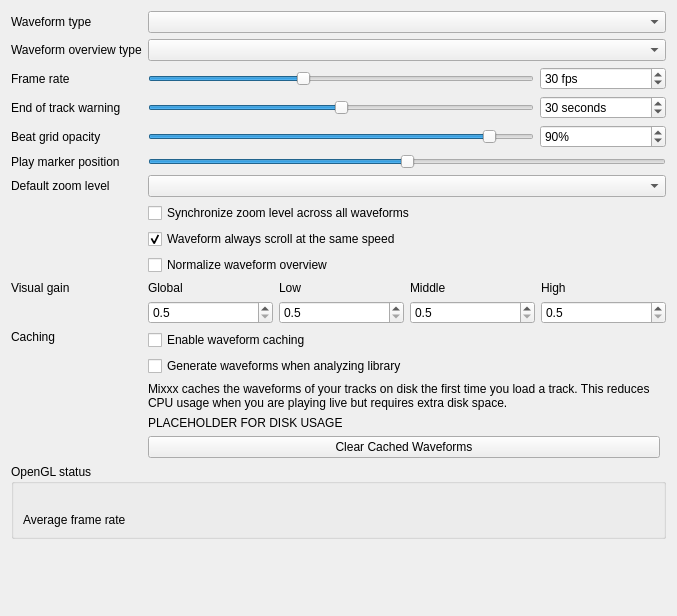
<?xml version="1.0" encoding="UTF-8"?>
<ui version="4.0">
 <class>DlgPrefWaveformDlg</class>
 <widget class="QWidget" name="DlgPrefWaveformDlg">
  <property name="geometry">
   <rect>
    <x>0</x>
    <y>0</y>
    <width>677</width>
    <height>616</height>
   </rect>
  </property>
  <property name="windowTitle">
   <string>Waveform Preferences</string>
  </property>
  <layout class="QGridLayout" name="gridLayout">
   <item row="0" column="0">
    <layout class="QGridLayout" name="gridLayout_2">
     <item row="0" column="0">
      <widget class="QLabel" name="waveformTypeLabel">
       <property name="sizePolicy">
        <sizepolicy hsizetype="Preferred" vsizetype="Preferred">
         <horstretch>0</horstretch>
         <verstretch>0</verstretch>
        </sizepolicy>
       </property>
       <property name="toolTip">
        <string extracomment="The big waveform summary shows the waveform envelope of the track near the current playback position."/>
       </property>
       <property name="text">
        <string>Waveform type</string>
       </property>
       <property name="alignment">
        <set>Qt::AlignLeading|Qt::AlignLeft|Qt::AlignVCenter</set>
       </property>
       <property name="buddy">
        <cstring>waveformTypeComboBox</cstring>
       </property>
      </widget>
     </item>
     <item row="1" column="0">
      <widget class="QLabel" name="waveformOverviewLabel">
       <property name="toolTip">
        <string extracomment="The smaller, zoomed-out version of the waveform shows the various markers within the track as well as the waveform envelope of the entire track."/>
       </property>
       <property name="text">
        <string>Waveform overview type</string>
       </property>
      </widget>
     </item>
     <item row="1" column="1" colspan="3">
      <widget class="QComboBox" name="waveformOverviewComboBox">
       <property name="toolTip">
        <string>The waveform overview shows the waveform envelope of the entire track.
Select from different types of displays for the waveform overview, which differ primarily in the level of detail shown in the waveform.</string>
       </property>
      </widget>
     </item>
     <item row="0" column="1" colspan="3">
      <widget class="QComboBox" name="waveformTypeComboBox">
       <property name="toolTip">
        <string>The waveform shows the waveform envelope of the track near the current playback position.
Select from different types of displays for the waveform, which differ primarily in the level of detail shown in the waveform.</string>
       </property>
      </widget>
     </item>
     <item row="2" column="0">
      <widget class="QLabel" name="frameRateLabel">
       <property name="text">
        <string>Frame rate</string>
       </property>
       <property name="alignment">
        <set>Qt::AlignLeading|Qt::AlignLeft|Qt::AlignVCenter</set>
       </property>
       <property name="buddy">
        <cstring>frameRateSlider</cstring>
       </property>
      </widget>
     </item>
     <item row="2" column="1" colspan="2">
      <widget class="QSlider" name="frameRateSlider">
       <property name="sizePolicy">
        <sizepolicy hsizetype="Preferred" vsizetype="Fixed">
         <horstretch>0</horstretch>
         <verstretch>0</verstretch>
        </sizepolicy>
       </property>
       <property name="maximumSize">
        <size>
         <width>16777215</width>
         <height>16777215</height>
        </size>
       </property>
       <property name="minimum">
        <number>10</number>
       </property>
       <property name="maximum">
        <number>60</number>
       </property>
       <property name="value">
        <number>30</number>
       </property>
       <property name="orientation">
        <enum>Qt::Horizontal</enum>
       </property>
      </widget>
     </item>
     <item row="2" column="3">
      <widget class="QSpinBox" name="frameRateSpinBox">
       <property name="toolTip">
        <string/>
       </property>
       <property name="suffix">
        <string> fps</string>
       </property>
       <property name="minimum">
        <number>10</number>
       </property>
       <property name="maximum">
        <number>60</number>
       </property>
       <property name="value">
        <number>30</number>
       </property>
      </widget>
     </item>
     <item row="3" column="0">
      <widget class="QLabel" name="endOfTrackWarningTimeLabel">
       <property name="text">
        <string>End of track warning</string>
       </property>
       <property name="alignment">
        <set>Qt::AlignLeading|Qt::AlignLeft|Qt::AlignVCenter</set>
       </property>
       <property name="buddy">
        <cstring>endOfTrackWarningTimeSlider</cstring>
       </property>
      </widget>
     </item>
     <item row="3" column="1" colspan="2">
      <widget class="QSlider" name="endOfTrackWarningTimeSlider">
       <property name="sizePolicy">
        <sizepolicy hsizetype="Preferred" vsizetype="Fixed">
         <horstretch>0</horstretch>
         <verstretch>0</verstretch>
        </sizepolicy>
       </property>
       <property name="maximumSize">
        <size>
         <width>16777215</width>
         <height>16777215</height>
        </size>
       </property>
       <property name="toolTip">
        <string>Highlight the waveforms when the last seconds of a track remains.</string>
       </property>
       <property name="minimum">
        <number>0</number>
       </property>
       <property name="maximum">
        <number>60</number>
       </property>
       <property name="value">
        <number>30</number>
       </property>
       <property name="orientation">
        <enum>Qt::Horizontal</enum>
       </property>
      </widget>
     </item>
     <item row="3" column="3">
      <widget class="QSpinBox" name="endOfTrackWarningTimeSpinBox">
       <property name="toolTip">
        <string>Highlight the waveforms when the last seconds of a track remains.</string>
       </property>
       <property name="suffix">
        <string> seconds</string>
       </property>
       <property name="minimum">
        <number>0</number>
       </property>
       <property name="maximum">
        <number>60</number>
       </property>
       <property name="value">
        <number>30</number>
       </property>
      </widget>
     </item>
     <item row="4" column="0">
      <widget class="QLabel" name="BeatgridWaveform">
       <property name="toolTip">
        <string/>
       </property>
       <property name="midLineWidth">
        <number>6</number>
       </property>
       <property name="text">
        <string>Beat grid opacity</string>
       </property>
       <property name="alignment">
        <set>Qt::AlignLeading|Qt::AlignLeft|Qt::AlignVCenter</set>
       </property>
      </widget>
     </item>
     <item row="4" column="1" colspan="2">
      <widget class="QSlider" name="beatGridAlphaSlider">
       <property name="maximum">
        <number>100</number>
       </property>
       <property name="value">
        <number>90</number>
       </property>
       <property name="orientation">
        <enum>Qt::Horizontal</enum>
       </property>
      </widget>
     </item>
     <item row="4" column="3">
      <widget class="QSpinBox" name="beatGridAlphaSpinBox">
       <property name="toolTip">
        <string>Set amount of opacity on beat grid lines.</string>
       </property>
       <property name="suffix">
        <string>%</string>
       </property>
       <property name="maximum">
        <number>100</number>
       </property>
       <property name="value">
        <number>90</number>
       </property>
      </widget>
     </item>
     <item row="5" column="0">
      <widget class="QLabel" name="label">
       <property name="text">
        <string>Play marker position</string>
       </property>
      </widget>
     </item>
     <item row="5" column="1" colspan="3">
      <widget class="QSlider" name="playMarkerPositionSlider">
       <property name="sizePolicy">
        <sizepolicy hsizetype="Preferred" vsizetype="Fixed">
         <horstretch>0</horstretch>
         <verstretch>0</verstretch>
        </sizepolicy>
       </property>
       <property name="maximumSize">
        <size>
         <width>16777215</width>
         <height>16777215</height>
        </size>
       </property>
       <property name="toolTip">
        <string>Moves the play marker position on the waveforms to the left, right or center (default).</string>
       </property>
       <property name="minimum">
        <number>0</number>
       </property>
       <property name="maximum">
        <number>100</number>
       </property>
       <property name="value">
        <number>50</number>
       </property>
       <property name="orientation">
        <enum>Qt::Horizontal</enum>
       </property>
      </widget>
     </item>
     <item row="6" column="0">
      <widget class="QLabel" name="defaultZoomLabel">
       <property name="text">
        <string extracomment="Waveform zoom">Default zoom level</string>
       </property>
       <property name="alignment">
        <set>Qt::AlignLeading|Qt::AlignLeft|Qt::AlignVCenter</set>
       </property>
       <property name="buddy">
        <cstring>defaultZoomComboBox</cstring>
       </property>
      </widget>
     </item>
     <item row="6" column="1" colspan="3">
      <widget class="QComboBox" name="defaultZoomComboBox"/>
     </item>
     <item row="7" column="1" colspan="3">
      <widget class="QCheckBox" name="synchronizeZoomCheckBox">
       <property name="toolTip">
        <string>Synchronize zoom level across all waveform displays.</string>
       </property>
       <property name="text">
        <string>Synchronize zoom level across all waveforms</string>
       </property>
      </widget>
     </item>
     <item row="9" column="1">
      <widget class="QCheckBox" name="normalizeOverviewCheckBox">
       <property name="text">
        <string>Normalize waveform overview</string>
       </property>
      </widget>
     </item>
     <item row="10" column="0">
      <widget class="QLabel" name="visualGainLabel">
       <property name="text">
        <string>Visual gain</string>
       </property>
       <property name="alignment">
        <set>Qt::AlignLeading|Qt::AlignLeft|Qt::AlignTop</set>
       </property>
       <property name="buddy">
        <cstring>allVisualGain</cstring>
       </property>
      </widget>
     </item>
     <item row="10" column="1" colspan="3">
      <layout class="QGridLayout" name="gridLayout_3">
       <item row="1" column="2">
        <widget class="QDoubleSpinBox" name="midVisualGain">
         <property name="toolTip">
          <string>Visual gain of the middle frequencies</string>
         </property>
         <property name="decimals">
          <number>1</number>
         </property>
         <property name="minimum">
          <double>0.500000000000000</double>
         </property>
         <property name="maximum">
          <double>5.000000000000000</double>
         </property>
         <property name="singleStep">
          <double>0.100000000000000</double>
         </property>
        </widget>
       </item>
       <item row="0" column="3">
        <widget class="QLabel" name="visualGainLabel_5">
         <property name="text">
          <string>High</string>
         </property>
         <property name="alignment">
          <set>Qt::AlignLeading|Qt::AlignLeft|Qt::AlignVCenter</set>
         </property>
         <property name="buddy">
          <cstring>allVisualGain</cstring>
         </property>
        </widget>
       </item>
       <item row="0" column="2">
        <widget class="QLabel" name="visualGainLabel_4">
         <property name="text">
          <string>Middle</string>
         </property>
         <property name="alignment">
          <set>Qt::AlignLeading|Qt::AlignLeft|Qt::AlignVCenter</set>
         </property>
         <property name="buddy">
          <cstring>allVisualGain</cstring>
         </property>
        </widget>
       </item>
       <item row="0" column="0">
        <widget class="QLabel" name="visualGainLabel_2">
         <property name="text">
          <string>Global</string>
         </property>
         <property name="alignment">
          <set>Qt::AlignLeading|Qt::AlignLeft|Qt::AlignVCenter</set>
         </property>
         <property name="buddy">
          <cstring>allVisualGain</cstring>
         </property>
        </widget>
       </item>
       <item row="1" column="3">
        <widget class="QDoubleSpinBox" name="highVisualGain">
         <property name="toolTip">
          <string>Visual gain of the high frequencies</string>
         </property>
         <property name="decimals">
          <number>1</number>
         </property>
         <property name="minimum">
          <double>0.500000000000000</double>
         </property>
         <property name="maximum">
          <double>5.000000000000000</double>
         </property>
         <property name="singleStep">
          <double>0.100000000000000</double>
         </property>
        </widget>
       </item>
       <item row="1" column="1">
        <widget class="QDoubleSpinBox" name="lowVisualGain">
         <property name="toolTip">
          <string>Visual gain of the low frequencies</string>
         </property>
         <property name="decimals">
          <number>1</number>
         </property>
         <property name="minimum">
          <double>0.500000000000000</double>
         </property>
         <property name="maximum">
          <double>5.000000000000000</double>
         </property>
         <property name="singleStep">
          <double>0.100000000000000</double>
         </property>
        </widget>
       </item>
       <item row="0" column="1">
        <widget class="QLabel" name="visualGainLabel_3">
         <property name="text">
          <string>Low</string>
         </property>
         <property name="alignment">
          <set>Qt::AlignLeading|Qt::AlignLeft|Qt::AlignVCenter</set>
         </property>
         <property name="buddy">
          <cstring>allVisualGain</cstring>
         </property>
        </widget>
       </item>
       <item row="1" column="0">
        <widget class="QDoubleSpinBox" name="allVisualGain">
         <property name="toolTip">
          <string>Global visual gain</string>
         </property>
         <property name="decimals">
          <number>1</number>
         </property>
         <property name="minimum">
          <double>0.500000000000000</double>
         </property>
         <property name="maximum">
          <double>5.000000000000000</double>
         </property>
         <property name="singleStep">
          <double>0.100000000000000</double>
         </property>
        </widget>
       </item>
      </layout>
     </item>
     <item row="11" column="0">
      <widget class="QLabel" name="cachedWaveforms">
       <property name="text">
        <string>Caching</string>
       </property>
       <property name="alignment">
        <set>Qt::AlignLeading|Qt::AlignLeft|Qt::AlignTop</set>
       </property>
      </widget>
     </item>
     <item row="11" column="1" colspan="3">
      <layout class="QGridLayout" name="cachingGridLayout">
       <item row="4" column="0">
        <widget class="QPushButton" name="clearCachedWaveforms">
         <property name="text">
          <string>Clear Cached Waveforms</string>
         </property>
        </widget>
       </item>
       <item row="2" column="0" colspan="2">
        <widget class="QLabel" name="waveformCachingInfo">
         <property name="text">
          <string>Mixxx caches the waveforms of your tracks on disk the first time you load a track. This reduces CPU usage when you are playing live but requires extra disk space.</string>
         </property>
         <property name="wordWrap">
          <bool>true</bool>
         </property>
        </widget>
       </item>
       <item row="3" column="0">
        <widget class="QLabel" name="waveformDiskUsage">
         <property name="sizePolicy">
          <sizepolicy hsizetype="Expanding" vsizetype="Minimum">
           <horstretch>0</horstretch>
           <verstretch>0</verstretch>
          </sizepolicy>
         </property>
         <property name="text">
          <string notr="true">PLACEHOLDER FOR DISK USAGE</string>
         </property>
         <property name="wordWrap">
          <bool>true</bool>
         </property>
        </widget>
       </item>
       <item row="0" column="0" colspan="2">
        <widget class="QCheckBox" name="enableWaveformCaching">
         <property name="text">
          <string>Enable waveform caching</string>
         </property>
        </widget>
       </item>
       <item row="1" column="0" colspan="2">
        <widget class="QCheckBox" name="enableWaveformGenerationWithAnalysis">
         <property name="text">
          <string>Generate waveforms when analyzing library</string>
         </property>
        </widget>
       </item>
      </layout>
     </item>
     <item row="13" column="0" colspan="4">
      <widget class="QGroupBox" name="openGLStatus">
       <property name="title">
        <string>OpenGL status</string>
       </property>
       <layout class="QGridLayout" name="GridLayout1">
        <item row="0" column="0" colspan="3">
         <widget class="QLabel" name="openGlStatusData">
          <property name="sizePolicy">
           <sizepolicy hsizetype="Expanding" vsizetype="Minimum">
            <horstretch>0</horstretch>
            <verstretch>0</verstretch>
           </sizepolicy>
          </property>
          <property name="toolTip">
           <string>Displays which OpenGL version is supported by the current platform.</string>
          </property>
          <property name="text">
           <string/>
          </property>
          <property name="wordWrap">
           <bool>true</bool>
          </property>
          <property name="textInteractionFlags">
           <set>Qt::TextSelectableByKeyboard|Qt::TextSelectableByMouse</set>
          </property>
         </widget>
        </item>
        <item row="1" column="0">
         <widget class="QLabel" name="openGlStatusLabel">
          <property name="toolTip">
           <string/>
          </property>
          <property name="text">
           <string>Average frame rate</string>
          </property>
          <property name="alignment">
           <set>Qt::AlignLeading|Qt::AlignLeft|Qt::AlignVCenter</set>
          </property>
         </widget>
        </item>
        <item row="1" column="1" colspan="2">
         <widget class="QLabel" name="frameRateAverage">
          <property name="toolTip">
           <string>Displays the actual frame rate.</string>
          </property>
          <property name="text">
           <string/>
          </property>
         </widget>
        </item>
       </layout>
      </widget>
     </item>
     <item row="8" column="1">
      <widget class="QCheckBox" name="constantScrollingRateCheckBox">
       <property name="toolTip">
        <string>Waveform will always scroll at the same speed. This means that if the track play rate is changed, the zoom level will be adjusted to keep the scrolling pace. If disabled, playback ratio will change the scrolling speed.</string>
       </property>
       <property name="text">
        <string>Waveform always scroll at the same speed</string>
       </property>
       <property name="checked">
        <bool>true</bool>
       </property>
      </widget>
     </item>
    </layout>
   </item>
   <item row="1" column="0">
    <spacer name="verticalSpacer">
     <property name="orientation">
      <enum>Qt::Vertical</enum>
     </property>
     <property name="sizeHint" stdset="0">
      <size>
       <width>20</width>
       <height>40</height>
      </size>
     </property>
    </spacer>
   </item>
  </layout>
 </widget>
 <tabstops>
  <tabstop>waveformTypeComboBox</tabstop>
  <tabstop>waveformOverviewComboBox</tabstop>
  <tabstop>frameRateSlider</tabstop>
  <tabstop>frameRateSpinBox</tabstop>
  <tabstop>endOfTrackWarningTimeSlider</tabstop>
  <tabstop>endOfTrackWarningTimeSpinBox</tabstop>
  <tabstop>beatGridAlphaSlider</tabstop>
  <tabstop>beatGridAlphaSpinBox</tabstop>
  <tabstop>playMarkerPositionSlider</tabstop>
  <tabstop>defaultZoomComboBox</tabstop>
  <tabstop>synchronizeZoomCheckBox</tabstop>
  <tabstop>normalizeOverviewCheckBox</tabstop>
  <tabstop>allVisualGain</tabstop>
  <tabstop>lowVisualGain</tabstop>
  <tabstop>midVisualGain</tabstop>
  <tabstop>highVisualGain</tabstop>
  <tabstop>enableWaveformCaching</tabstop>
  <tabstop>enableWaveformGenerationWithAnalysis</tabstop>
  <tabstop>clearCachedWaveforms</tabstop>
 </tabstops>
 <resources/>
 <connections/>
</ui>
